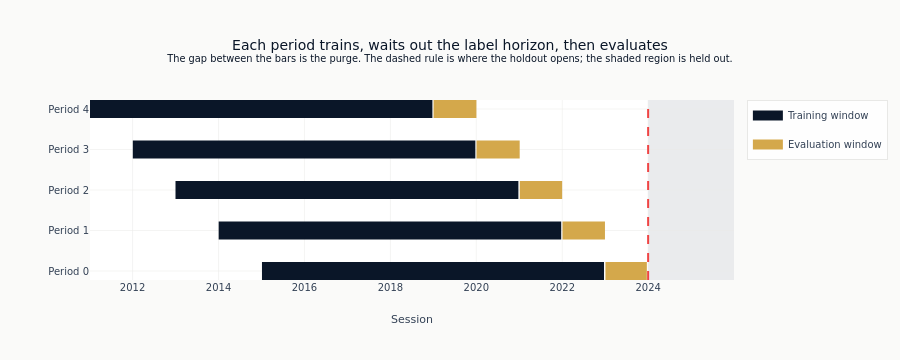

Notebook code cell kept with this figure:
### Markdown cell above
The figure draws what the saved file will contain: for each period, its training
window, the evaluation window that follows, and the holdout.

Read it with section A's rule in hand. The training window is where the hidden Markov
model's parameters come from, all of them, which is why C.3 can check its estimates
against the right-hand edge of that bar. ARIMA's weights are not confined to it - they
are refreshed every `ARIMA_REFIT_FREQ` sessions across the evaluation window too - so
what bounds ARIMA is not this picture but the direction it walks, which C.1 sets out. What the figure does show for
both is the gap between the two bars, sized to the label horizon so that no training
session's outcome reaches into the window the model is scored on, and that no bar
crosses into the shaded region at all.

Every bar stops short of the holdout, because this notebook writes features for the
walk-forward periods only. A later stage that needs the models fitted through to the
holdout as well builds that period itself, from `append_holdout_fold_if_needed`.

The bars are periods, not the file's row index. Rows are keyed on
`(fold, timestamp, product, position)` across the whole price calendar, so rows dated
inside the holdout do exist in the file. What keeps them honest is which columns carry
a value there, and section E prints that count column by column. A model that reads no
forward return is bounded by where its *parameters* came from, so emitting a value
**for** a holdout date from parameters estimated entirely before it is exactly what the
later stages need.

### Code cell
fig = go.Figure()
_span_style = {
    "Training window": COLORS["blue"],
    "Evaluation window": COLORS["amber"],
}
_seen: set[str] = set()
for split in splits:
    row = f"Period {split['fold']}"
    for kind, (start, end) in (
        ("Training window", (split["train_start"], split["train_end"])),
        ("Evaluation window", (split["val_start"], split["val_end"])),
    ):
        fig.add_trace(
            go.Scatter(
                x=[pd.Timestamp(start).isoformat(), pd.Timestamp(end).isoformat()],
                y=[row, row],
                mode="lines",
                line={"width": 18, "color": _span_style[kind]},
                name=kind,
                legendgroup=kind,
                showlegend=kind not in _seen,
            )
        )
        _seen.add(kind)

fig.add_vrect(
    x0=pd.Timestamp(HOLDOUT_START).isoformat(),
    x1=pd.Timestamp(df["timestamp"].max()).isoformat(),
    fillcolor=COLORS["neutral"],
    opacity=0.10,
    line_width=0,
    layer="below",
)
fig.add_vline(
    x=pd.Timestamp(HOLDOUT_START).isoformat(), line_dash="dash", line_color=COLORS["negative"]
)
fig.update_layout(
    title=(
        "Each period trains, waits out the label horizon, then evaluates"
        "<br><sup>The gap between the bars is the purge. The dashed rule is where the "
        "holdout opens; the shaded region is held out.</sup>"
    ),
    xaxis_title="Session",
    yaxis_title="",
    height=360,
    margin={"l": 90},
)
show_plotly_with_alt(
    fig,
    "Horizontal timeline with one row per period, periods 0 to 4, running from about 2012 to "
    "2025. Each row shows a long dark training window followed, after a visible gap, by a "
    "shorter amber evaluation window; the gap between them is the purge that waits out the label "
    "horizon. The windows step forward period by period. A dashed vertical rule marks where the "
    "holdout opens and a shaded band covers everything after it; no evaluation window reaches "
    "into that band.",
)

### Figure 1 — Plotly figure (JSON) as saved in the notebook; plotly's stock layout.template omitted (floating-point values rounded to 4 significant figures)
{"data": [{"legendgroup": "Training window", "line": {"color": "#0a1628", "width": 18}, "mode": "lines", "name": "Training window", "showlegend": true, "type": "scatter", "x": ["2015-01-05T00:00:00", "2022-12-22T00:00:00"], "y": ["Period 0", "Period 0"]}, {"legendgroup": "Evaluation window", "line": {"color": "#D4A84B", "width": 18}, "mode": "lines", "name": "Evaluation window", "showlegend": true, "type": "scatter", "x": ["2023-01-03T00:00:00", "2023-12-21T00:00:00"], "y": ["Period 0", "Period 0"]}, {"legendgroup": "Training window", "line": {"color": "#0a1628", "width": 18}, "mode": "lines", "name": "Training window", "showlegend": false, "type": "scatter", "x": ["2014-01-02T00:00:00", "2021-12-23T00:00:00"], "y": ["Period 1", "Period 1"]}, {"legendgroup": "Evaluation window", "line": {"color": "#D4A84B", "width": 18}, "mode": "lines", "name": "Evaluation window", "showlegend": false, "type": "scatter", "x": ["2022-01-03T00:00:00", "2022-12-30T00:00:00"], "y": ["Period 1", "Period 1"]}, {"legendgroup": "Training window", "line": {"color": "#0a1628", "width": 18}, "mode": "lines", "name": "Training window", "showlegend": false, "type": "scatter", "x": ["2012-12-31T00:00:00", "2020-12-24T00:00:00"], "y": ["Period 2", "Period 2"]}, {"legendgroup": "Evaluation window", "line": {"color": "#D4A84B", "width": 18}, "mode": "lines", "name": "Evaluation window", "showlegend": false, "type": "scatter", "x": ["2021-01-05T00:00:00", "2021-12-31T00:00:00"], "y": ["Period 2", "Period 2"]}, {"legendgroup": "Training window", "line": {"color": "#0a1628", "width": 18}, "mode": "lines", "name": "Training window", "showlegend": false, "type": "scatter", "x": ["2012-01-03T00:00:00", "2019-12-24T00:00:00"], "y": ["Period 3", "Period 3"]}, {"legendgroup": "Evaluation window", "line": {"color": "#D4A84B", "width": 18}, "mode": "lines", "name": "Evaluation window", "showlegend": false, "type": "scatter", "x": ["2020-01-03T00:00:00", "2021-01-04T00:00:00"], "y": ["Period 3", "Period 3"]}, {"legendgroup": "Training window", "line": {"color": "#0a1628", "width": 18}, "mode": "lines", "name": "Training window", "showlegend": false, "type": "scatter", "x": ["2011-01-04T00:00:00", "2018-12-24T00:00:00"], "y": ["Period 4", "Period 4"]}, {"legendgroup": "Evaluation window", "line": {"color": "#D4A84B", "width": 18}, "mode": "lines", "name": "Evaluation window", "showlegend": false, "type": "scatter", "x": ["2019-01-03T00:00:00", "2020-01-02T00:00:00"], "y": ["Period 4", "Period 4"]}], "layout": {"height": 360, "margin": {"l": 90}, "shapes": [{"fillcolor": "#334155", "layer": "below", "line": {"width": 0}, "opacity": 0.1, "type": "rect", "x0": "2024-01-01T00:00:00", "x1": "2025-12-31T00:00:00", "xref": "x", "y0": 0, "y1": 1, "yref": "y domain"}, {"line": {"color": "#ef4444", "dash": "dash"}, "type": "line", "x0": "2024-01-01T00:00:00", "x1": "2024-01-01T00:00:00", "xref": "x", "y0": 0, "y1": 1, "yref": "y domain"}], "title": {"text": "Each period trains, waits out the label horizon, then evaluates<br><sup>The gap between the bars is the purge. The dashed rule is where the holdout opens; the shaded region is held out.</sup>"}, "xaxis": {"title": {"text": "Session"}}, "yaxis": {"title": {"text": ""}}}}
